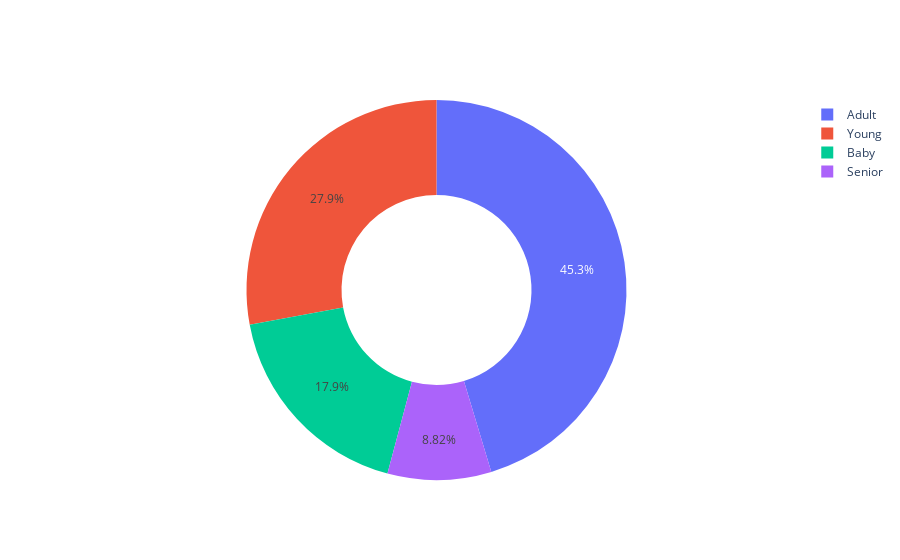

Notebook code for this chart:
### Code cell
fig = go.Figure(go.Pie(
    values= values,
    labels= labels,
    hole=0.5,
    
    
    
    
    
))

fig.update_layout(
        annotations=[
            {
                'text': f'<span style' = 
            }
        ]
)
# fig.write_html('Images/Dog_Donut.html')                          
fig.show()

### Figure 1 — Plotly figure (JSON) as saved in the notebook; plotly's stock layout.template omitted (floating-point values rounded to 4 significant figures)
{"data": [{"hole": 0.5, "labels": ["Adult", "Young", "Baby", "Senior"], "type": "pie", "values": [10918, 6727, 4312, 2123]}], "layout": {}}
